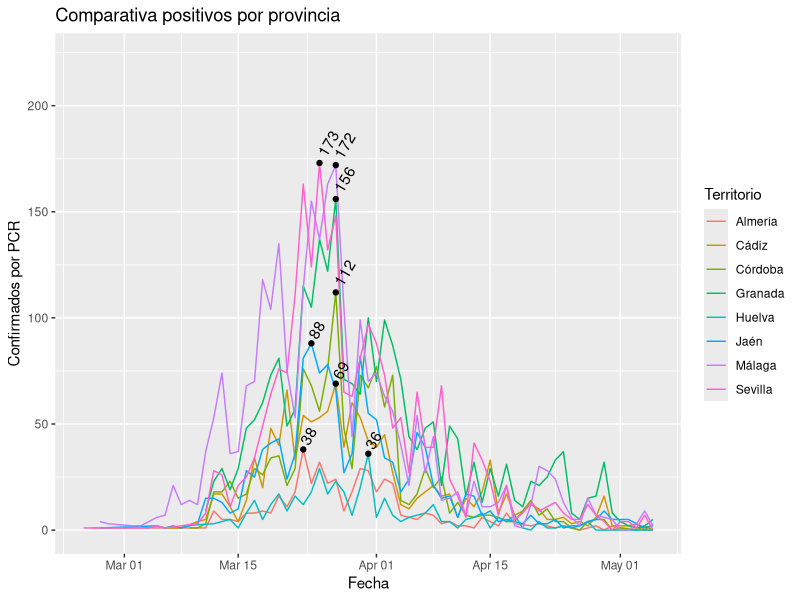
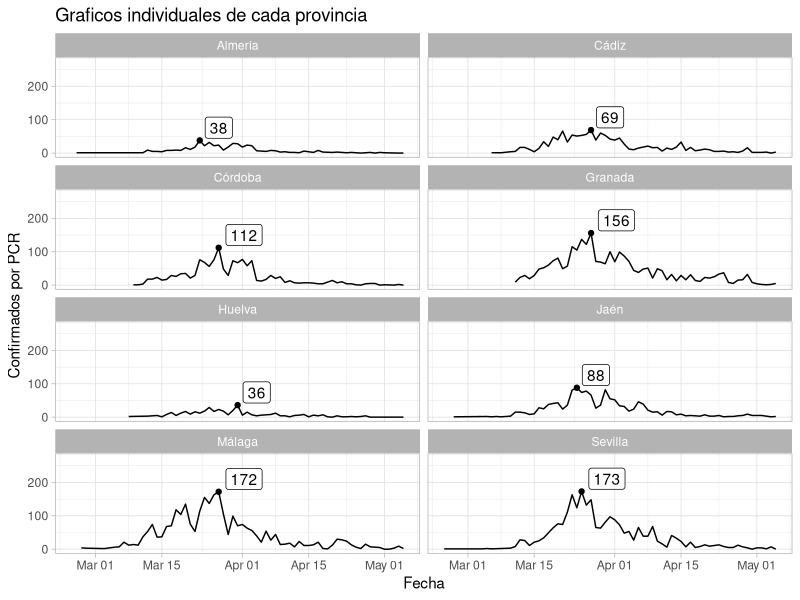

The R source for these figures, in order: (Note: this script raises an error after producing the figures.)
## ---- chunk 1
library(dplyr)
library(ggplot2)

# Preprocesamiento de los datos

covid_datos <- read.csv("Datasets/covid_datos.txt", sep=";", encoding = "UTF-8")

# Se genera una ultima columna al finalizar cada linea con ';' por lo que la eliminamos
covid_datos <- covid_datos[, 1:4]

# Para evitar problemas con los acentos en las columnas cambiamos el nombre de la primera
names(covid_datos)[1] <- "Fecha"

covid_datos$Fecha <- as.Date(covid_datos$Fecha, format='%d/%m/%Y')

# Los valores NA los convertimos a 0
indices <- which(is.na(covid_datos$Valor))
covid_datos$Valor[indices] = 0



## GRAFICAS ## 
# Selecciono los datos que voy a representar
confirmadosPCR <- filter(covid_datos, Medida == "Confirmados PCR", Territorio != "Andalucía")

# Almaceno los valores maximos alcanzados agrupados por territorios
maximos <- confirmadosPCR %>% group_by(Territorio) %>%
  filter(Valor == max(Valor))

## Primer tipo de representacion
# Grafico de todas las provincias con valores maximos marcados
g1 <- ggplot(confirmadosPCR, aes(x = Fecha, y = Valor)) +
  ylim(min = 0, max = max(maximos$Valor+50)) +
  geom_line(aes(color = Territorio)) +
  geom_point(data = maximos) +
  geom_text(maximos, mapping = aes(label = Valor), hjust =-0.3, vjust = 0.3, angle = 60) +
  ylab("Confirmados por PCR") +
  ggtitle("Comparativa positivos por provincia")
g1

# Grid con los graficos individuales de provincias
g2 <- ggplot(confirmadosPCR, aes(x = Fecha, y = Valor)) +
  geom_line() +
  ylim(min = 0, max = max(maximos$Valor+100)) +
  ylab("Confirmados por PCR") +
  facet_wrap(~Territorio, ncol = 2) +
  geom_point(data = maximos) +
  geom_label(maximos, mapping = aes(label = Valor), hjust = -0.2, vjust = -0.1) +
  theme_light() +  
  ggtitle("Graficos individuales de cada provincia")
g2

## Seguindo tipo
# Representare el total de infectados y el total de curados en Andalucia

curados_confirmados_PCR_Test <- covid_datos %>% 
  filter(Medida == "Total confirmados (PCR+test)" | Medida == "Curados", Territorio == "Andalucía") %>%
  arrange(Fecha) # Ordenado desde el primer positivo hasta el dia de hoy

# Invierto el valor de los curados para mostrar el contraste en la grafica
indices <- which(curados_confirmados_PCR_Test$Medida == "Curados")
curados_confirmados_PCR_Test[indices, "Valor"] <- -curados_confirmados_PCR_Test[indices, "Valor"]

medias <- curados_confirmados_PCR_Test$Valor[c(TRUE, FALSE)]+
  curados_confirmados_PCR_Test$Valor[c(FALSE, TRUE)]

mediaDia <- covid_datos %>% select(Fecha) %>%
  arrange(Fecha) %>%
  unique %>%
  mutate(medias)

# Falta por solucionar que se muestre la leyenda de la linea roja

g3 <- ggplot(curados_confirmados_PCR_Test, aes(x = Fecha, y = Valor))+
  geom_bar(aes(fill = Medida),stat = "identity") +
  geom_line(mediaDia, mapping = aes(x = Fecha, y = medias), color = "red") +
  scale_fill_manual(values = c("green", "darkblue")) +
  theme_minimal()+
  ggtitle("Gráfico comparativo infectados + curados y trazado de la media")
g3

# Otro grafico viendo el porcentaje acumulado por provincia
# Incidencias acumuladas
confirmados_PCR_Test <- covid_datos %>%
  filter(Medida == "Total confirmados (PCR+test)", Territorio != "Andalucía") %>%
  arrange(Fecha)

# Calculo la suma total de casos por provincia
malaga <- confirmados_PCR_Test %>%
  filter(Territorio == "Málaga") %>%
  select(Valor) %>%
  sum()

sevilla <- confirmados_PCR_Test %>%
  filter(Territorio == "Sevilla") %>%
  select(Valor) %>%
  sum()

granada <- confirmados_PCR_Test %>%
  filter(Territorio == "Granada") %>%
  select(Valor) %>%
  sum()

cordoba <- confirmados_PCR_Test %>%
  filter(Territorio == "Córdoba") %>%
  select(Valor) %>%
  sum()

cadiz <- confirmados_PCR_Test %>%
  filter(Territorio == "Cádiz") %>%
  select(Valor) %>%
  sum()

huelva <- confirmados_PCR_Test %>%
  filter(Territorio == "Huelva") %>%
  select(Valor) %>%
  sum()

almeria <- confirmados_PCR_Test %>%
  filter(Territorio == "Almería") %>%
  select(Valor) %>%
  sum()

jaen <- confirmados_PCR_Test %>%
  filter(Territorio == "Jaén") %>%
  select(Valor) %>%
  sum()

# Calculo el total de casos
total <- sum(malaga, jaen, sevilla, cordoba, granada, cadiz, almeria, huelva)

# A partir de aqui, creo un data frame con los datos necesarios para poder representar un grafico en forma de tarta
territorios <- covid_datos %>% filter(Territorio != "Andalucía") %>%
  select(Territorio) %>%
  unique()

p <- function(num, t){
  return(round(num/t*100, 2))
}

df <- data.frame(territorios[1], Acumulado = c(almeria,cadiz, cordoba, granada, huelva, jaen, malaga, sevilla), Porcentaje = c(p(almeria, total),p(cadiz, total),p(cordoba, total),p(granada, total),p(huelva, total),p(jaen, total),p(malaga, total),p(sevilla, total)))

# Colores a usar en el grafico
colores <- c("#999999", "#E69F00", "#56B4E9", "#009E73",
          "#F0E442", "#0072B2", "#D55E00", "#CC79A7")

# Grafico de tarta
g4 <- ggplot(df, aes(x = "", y = Porcentaje, fill = Territorio)) +
  geom_bar(width = 1, stat = "identity", color = "white") +
  coord_polar("y", start = 0)+
  scale_fill_manual(values = colores) +
  theme_void()+
  geom_text(aes(label = Porcentaje), position = position_stack(vjust = 0.5))+
  ggtitle("Porcentaje distribución de infectados en Andalucía")
g4
